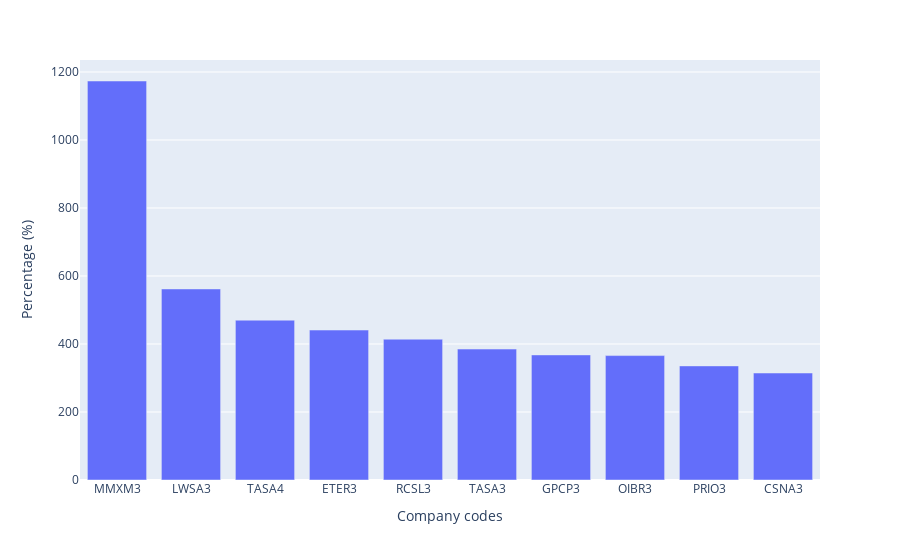

Notebook code cell kept with this figure:
### Code cell
#What are the 10 stocks that had the highest performance in the period?

top_10_highest_performance = stocks_br.sort_values(by=['performance'], ascending=False).head(10)
fig3 = px.bar(top_10_highest_performance, x='codigo', y='performance')
fig3.update_layout(
    yaxis=dict(
        title='Percentage (%)'
    ),
    xaxis=dict(
        title='Company codes'
    ))
fig3.show()
fig3.write_image("./fig3.png")

### Figure 1 — Plotly figure (JSON) as saved in the notebook; plotly's stock layout.template omitted (floating-point values rounded to 4 significant figures)
{"data": [{"alignmentgroup": "True", "hoverlabel": {"namelength": 0}, "hovertemplate": "codigo=%{x}<br>performance=%{y}", "legendgroup": "", "marker": {"color": "#636efa"}, "name": "", "offsetgroup": "", "orientation": "v", "showlegend": false, "textposition": "auto", "type": "bar", "x": ["MMXM3", "LWSA3", "TASA4", "ETER3", "RCSL3", "TASA3", "GPCP3", "OIBR3", "PRIO3", "CSNA3"], "xaxis": "x", "y": [1174.0, 562.0, 470.1, 441.1, 414.2, 385.1, 367.9, 365.9, 335.6, 314.7], "yaxis": "y"}], "layout": {"barmode": "relative", "legend": {"tracegroupgap": 0}, "margin": {"t": 60}, "xaxis": {"anchor": "y", "domain": [0, 1], "title": {"text": "Company codes"}}, "yaxis": {"anchor": "x", "domain": [0, 1], "title": {"text": "Percentage (%)"}}}}
